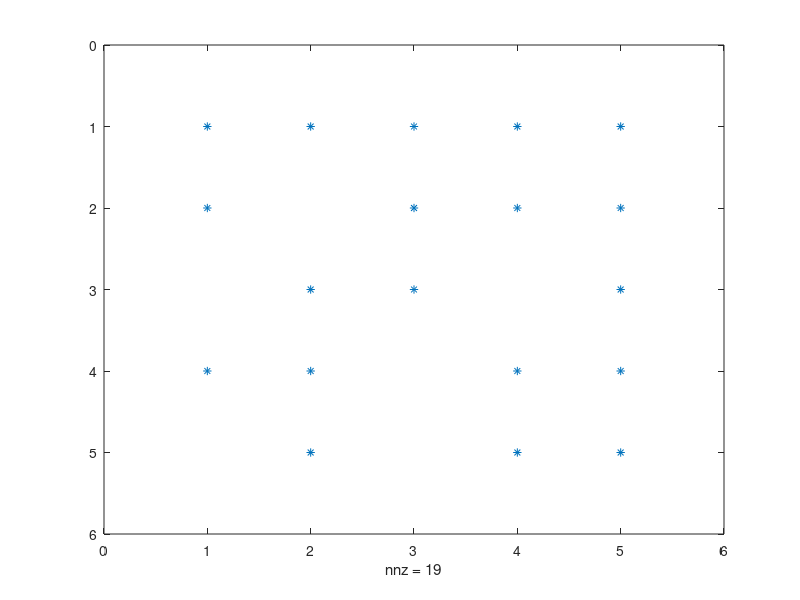

Write MATLAB code to recreate this figure.
% Задайте две матрицы A и B размером 5 × 5. 
% Последовательно введите команды, выполняющие логические действия и 
% операции отношения над матрицами, и изучите результаты их выполнения. 
A = rand(5, 5)
B = randn(5, 5)
% > для каждого элемента обеих матриц
A > B;
% == для каждого элемента обеих матриц
A == B;
% ~= для каждого элемента обеих матриц
A ~= B;
% <= для каждого элемента обеих матриц
A <= B;
% визуализация > 0 для каждого элемента матрицы A
spy(A > 0);
% визуализация > 0 для каждого элемента матрицы A
spy(A < 0.1);
% визуализация > 0 для каждого элемента матрицы A
spy(A >= B);